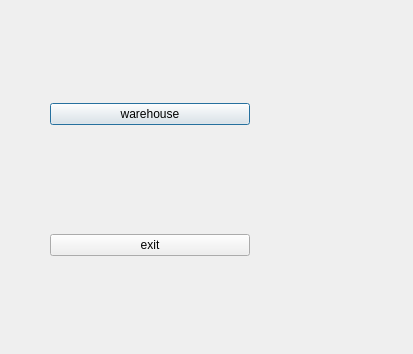
<?xml version="1.0" encoding="UTF-8"?>
<ui version="4.0">
 <class>MenuDialog</class>
 <widget class="QDialog" name="MenuDialog">
  <property name="geometry">
   <rect>
    <x>0</x>
    <y>0</y>
    <width>413</width>
    <height>354</height>
   </rect>
  </property>
  <property name="windowTitle">
   <string>Warehouse Dialog</string>
  </property>
  <widget class="QWidget" name="verticalLayoutWidget">
   <property name="geometry">
    <rect>
     <x>50</x>
     <y>40</y>
     <width>321</width>
     <height>281</height>
    </rect>
   </property>
   <layout class="QVBoxLayout" name="verticalLayout">
    <item>
     <widget class="QPushButton" name="pushButton_warehouse">
      <property name="maximumSize">
       <size>
        <width>200</width>
        <height>16777215</height>
       </size>
      </property>
      <property name="text">
       <string>warehouse</string>
      </property>
     </widget>
    </item>
    <item>
     <spacer name="verticalSpacer">
      <property name="orientation">
       <enum>Qt::Vertical</enum>
      </property>
      <property name="sizeType">
       <enum>QSizePolicy::Preferred</enum>
      </property>
      <property name="sizeHint" stdset="0">
       <size>
        <width>20</width>
        <height>40</height>
       </size>
      </property>
     </spacer>
    </item>
    <item>
     <widget class="QPushButton" name="pushButton_quit">
      <property name="maximumSize">
       <size>
        <width>200</width>
        <height>16777215</height>
       </size>
      </property>
      <property name="text">
       <string>exit</string>
      </property>
     </widget>
    </item>
   </layout>
  </widget>
 </widget>
 <resources/>
 <connections/>
</ui>
